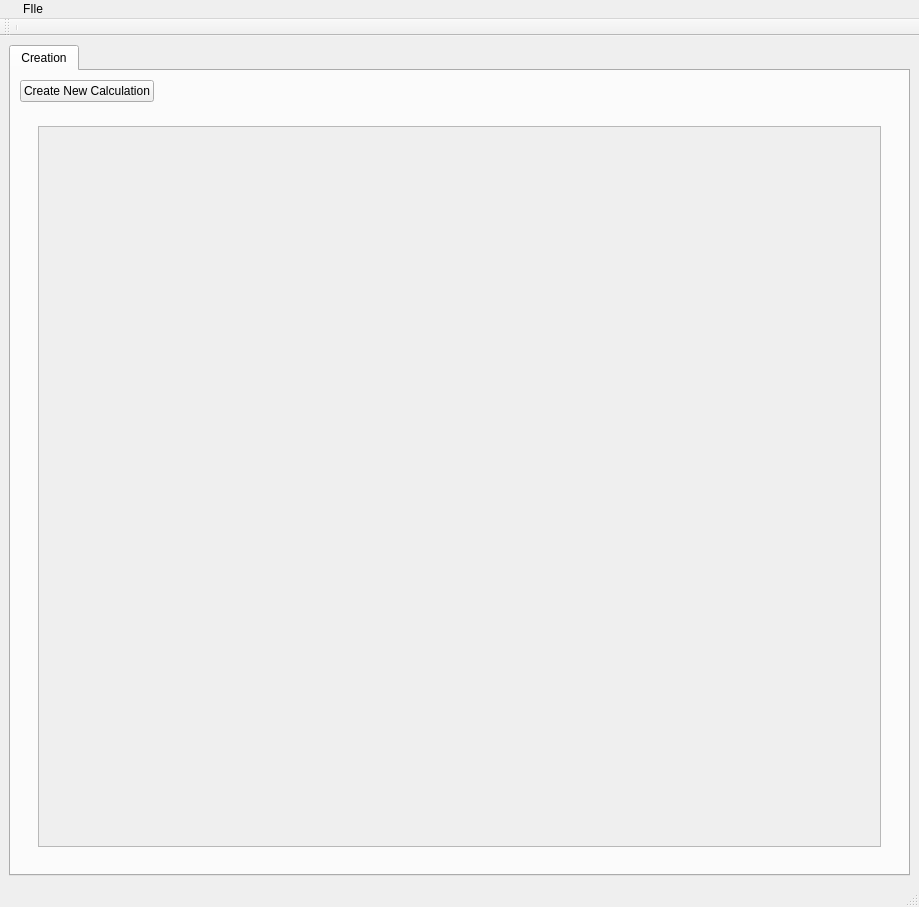
<?xml version="1.0" encoding="UTF-8"?>
<ui version="4.0">
 <class>MainWindow</class>
 <widget class="QMainWindow" name="MainWindow">
  <property name="geometry">
   <rect>
    <x>0</x>
    <y>0</y>
    <width>919</width>
    <height>907</height>
   </rect>
  </property>
  <property name="windowTitle">
   <string>XRS_WIZARD</string>
  </property>
  <property name="iconSize">
   <size>
    <width>16</width>
    <height>16</height>
   </size>
  </property>
  <property name="documentMode">
   <bool>true</bool>
  </property>
  <widget class="QWidget" name="centralwidget">
   <layout class="QVBoxLayout" name="verticalLayout">
    <item>
     <widget class="QTabWidget" name="viewsTab">
      <property name="acceptDrops">
       <bool>true</bool>
      </property>
      <property name="currentIndex">
       <number>0</number>
      </property>
      <widget class="QWidget" name="globalTab">
       <attribute name="title">
        <string>Creation</string>
       </attribute>
       <layout class="QVBoxLayout" name="verticalLayout_2">
        <item>
         <layout class="QHBoxLayout" name="horizontalLayout_3">
          <item>
           <layout class="QHBoxLayout" name="horizontalLayout_6">
            <item>
             <widget class="QPushButton" name="create_new_calculation">
              <property name="text">
               <string>Create New Calculation</string>
              </property>
             </widget>
            </item>
           </layout>
          </item>
          <item>
           <layout class="QHBoxLayout" name="horizontalLayout_4">
            <item>
             <layout class="QHBoxLayout" name="horizontalLayout_7">
              <item>
               <layout class="QVBoxLayout" name="verticalLayout_6">
                <item>
                 <spacer name="horizontalSpacer">
                  <property name="orientation">
                   <enum>Qt::Horizontal</enum>
                  </property>
                  <property name="sizeHint" stdset="0">
                   <size>
                    <width>40</width>
                    <height>20</height>
                   </size>
                  </property>
                 </spacer>
                </item>
               </layout>
              </item>
             </layout>
            </item>
           </layout>
          </item>
         </layout>
        </item>
        <item>
         <widget class="QWidget" name="widget_b" native="true">
          <property name="sizePolicy">
           <sizepolicy hsizetype="Preferred" vsizetype="Preferred">
            <horstretch>0</horstretch>
            <verstretch>1</verstretch>
           </sizepolicy>
          </property>
          <layout class="QHBoxLayout" name="horizontalLayout_b">
           <item>
            <layout class="QVBoxLayout" name="verticalLayout_5">
             <item>
              <widget class="QWidget" name="widget" native="true">
               <layout class="QHBoxLayout" name="horizontalLayout">
                <item>
                 <widget class="QSplitter" name="splitter_b">
                  <property name="orientation">
                   <enum>Qt::Horizontal</enum>
                  </property>
                  <widget class="QWidget" name="widget_b_4" native="true">
                   <property name="sizePolicy">
                    <sizepolicy hsizetype="Preferred" vsizetype="Preferred">
                     <horstretch>2</horstretch>
                     <verstretch>0</verstretch>
                    </sizepolicy>
                   </property>
                   <layout class="QVBoxLayout" name="verticalLayout_2_b_3" stretch="0">
                    <item>
                     <widget class="QScrollArea" name="scrollArea_b_3">
                      <property name="widgetResizable">
                       <bool>true</bool>
                      </property>
                      <widget class="QWidget" name="scrollAreaWidgetContents_b_3">
                       <property name="geometry">
                        <rect>
                         <x>0</x>
                         <y>0</y>
                         <width>819</width>
                         <height>701</height>
                        </rect>
                       </property>
                       <layout class="QVBoxLayout" name="verticalLayout_4_b_3">
                        <item>
                         <layout class="QVBoxLayout" name="verticalLayout_5_b_3">
                          <item>
                           <widget class="QWidget" name="widget4t_3" native="true"/>
                          </item>
                         </layout>
                        </item>
                       </layout>
                      </widget>
                     </widget>
                    </item>
                   </layout>
                  </widget>
                 </widget>
                </item>
               </layout>
              </widget>
             </item>
            </layout>
           </item>
          </layout>
         </widget>
        </item>
       </layout>
      </widget>
     </widget>
    </item>
   </layout>
  </widget>
  <widget class="QMenuBar" name="menubar">
   <property name="geometry">
    <rect>
     <x>0</x>
     <y>0</y>
     <width>919</width>
     <height>19</height>
    </rect>
   </property>
   <widget class="QMenu" name="AAA">
    <property name="title">
     <string/>
    </property>
   </widget>
   <widget class="QMenu" name="menuFIle">
    <property name="title">
     <string>FIle</string>
    </property>
    <addaction name="actionExit"/>
    <addaction name="actionConsole_1"/>
    <addaction name="actionOption"/>
   </widget>
   <addaction name="AAA"/>
   <addaction name="menuFIle"/>
  </widget>
  <widget class="QStatusBar" name="statusbar"/>
  <widget class="QToolBar" name="toolBar">
   <property name="windowTitle">
    <string>toolBar</string>
   </property>
   <attribute name="toolBarArea">
    <enum>TopToolBarArea</enum>
   </attribute>
   <attribute name="toolBarBreak">
    <bool>false</bool>
   </attribute>
   <addaction name="separator"/>
  </widget>
  <action name="actionLoad">
   <property name="text">
    <string>Load...</string>
   </property>
  </action>
  <action name="actionSelectScanFiles">
   <property name="text">
    <string>Select Scan and files...</string>
   </property>
  </action>
  <action name="actionSpot_detection">
   <property name="text">
    <string>subimage spot detection</string>
   </property>
  </action>
  <action name="actionRegistration">
   <property name="text">
    <string>registration</string>
   </property>
  </action>
  <action name="actionGlobalSpotDetection">
   <property name="text">
    <string>global spot detection</string>
   </property>
  </action>
  <action name="actionShowDatas">
   <property name="text">
    <string>showDatas</string>
   </property>
  </action>
  <action name="actionShowMasks">
   <property name="text">
    <string>showMasks</string>
   </property>
  </action>
  <action name="actionPush_mask_remotely">
   <property name="text">
    <string>push mask remotely</string>
   </property>
  </action>
  <action name="actionWrite_on_file">
   <property name="text">
    <string>write  mask on file</string>
   </property>
  </action>
  <action name="actionLoad_mask_from_file">
   <property name="text">
    <string>load mask from file</string>
   </property>
  </action>
  <action name="actionRemote_load">
   <property name="text">
    <string>remote load</string>
   </property>
  </action>
  <action name="actionWrite_mask_oin_file">
   <property name="text">
    <string>write mask oin file</string>
   </property>
  </action>
  <action name="actionWrite_mask_on_file">
   <property name="text">
    <string>write mask on file</string>
   </property>
  </action>
  <action name="actionWrite_masksDict_on_file">
   <property name="text">
    <string>write masksDict on file</string>
   </property>
  </action>
  <action name="actionLoad_masksDict_from_file">
   <property name="text">
    <string>load masksDict from file</string>
   </property>
  </action>
  <action name="actionExit">
   <property name="text">
    <string>Exit</string>
   </property>
  </action>
  <action name="action_save_parameters">
   <property name="text">
    <string>Save Parameters</string>
   </property>
  </action>
  <action name="actionLoad_image_from_hdf5_file">
   <property name="text">
    <string>load image from hdf5 file</string>
   </property>
  </action>
  <action name="action_load_parameters">
   <property name="text">
    <string>Load Parameters</string>
   </property>
  </action>
  <action name="actionLoad_maskDict_from_hdf5">
   <property name="text">
    <string>load maskDict from hdf5</string>
   </property>
  </action>
  <action name="actionConsole_1">
   <property name="text">
    <string>Console+1</string>
   </property>
  </action>
  <action name="actionOption">
   <property name="checkable">
    <bool>true</bool>
   </property>
   <property name="text">
    <string>Store inputs/stdo/e</string>
   </property>
  </action>
 </widget>
 <resources/>
 <connections/>
</ui>
